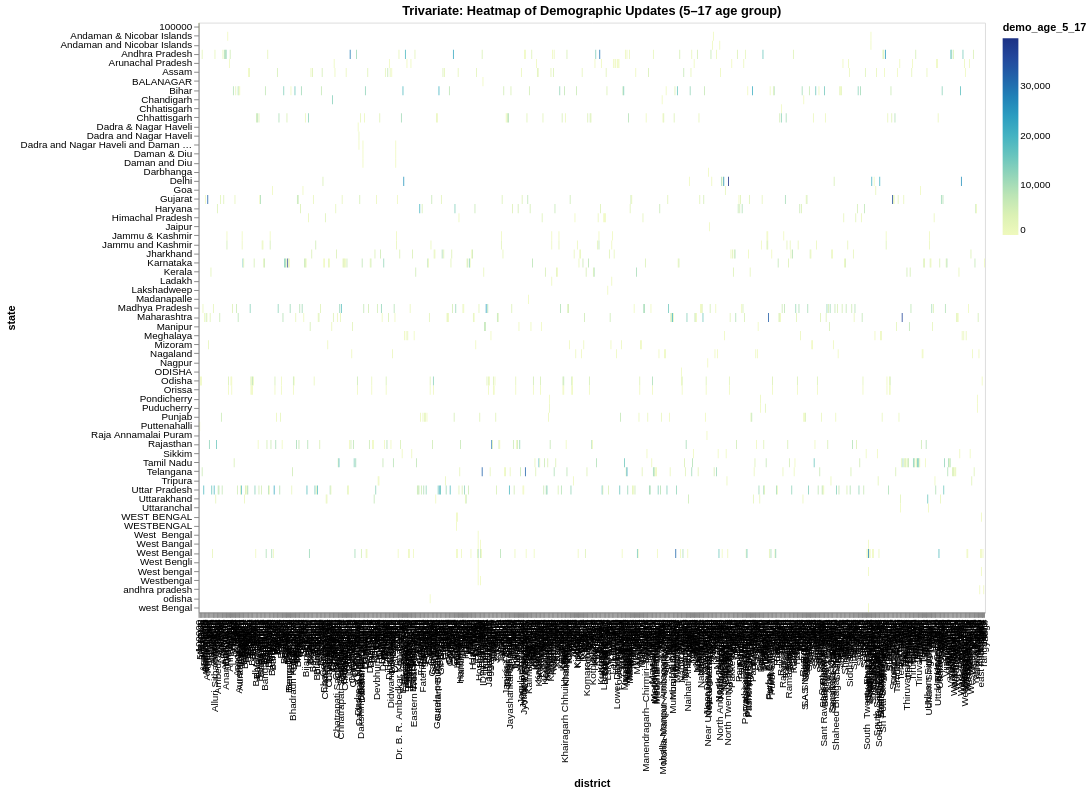

The notebook cell this image was saved under:
### Code cell
district_summary = demo_df.groupby(['state','district'])[['demo_age_5_17','demo_age_17_']].sum().reset_index()

heatmap = alt.Chart(district_summary).mark_rect().encode(
    x='district:N',
    y='state:N',
    color='demo_age_5_17:Q',
    tooltip=['state','district','demo_age_5_17','demo_age_17_']
).properties(
    width=800,
    height=600,
    title="Trivariate: Heatmap of Demographic Updates (5–17 age group)"
)

heatmap.show()

### Figure 1 — Vega-Lite specification as saved in the notebook (floating-point values rounded to 4 significant figures; data arrays with more than 128 entries replaced by an {"elided": "..."} marker saying what was removed)
{"config": {"view": {"continuousWidth": 300, "continuousHeight": 300}}, "data": {"name": "data-47ba5318491f5ea746a083fdb6f582f5"}, "mark": {"type": "rect"}, "encoding": {"color": {"field": "demo_age_5_17", "type": "quantitative"}, "tooltip": [{"field": "state", "type": "nominal"}, {"field": "district", "type": "nominal"}, {"field": "demo_age_5_17", "type": "quantitative"}, {"field": "demo_age_17_", "type": "quantitative"}], "x": {"field": "district", "type": "nominal"}, "y": {"field": "state", "type": "nominal"}}, "height": 600, "title": "Trivariate: Heatmap of Demographic Updates (5–17 age group)", "width": 800, "$schema": "https://vega.github.io/schema/vega-lite/v5.20.1.json", "datasets": {"data-47ba5318491f5ea746a083fdb6f582f5": {"elided": "1078 records"}}}
